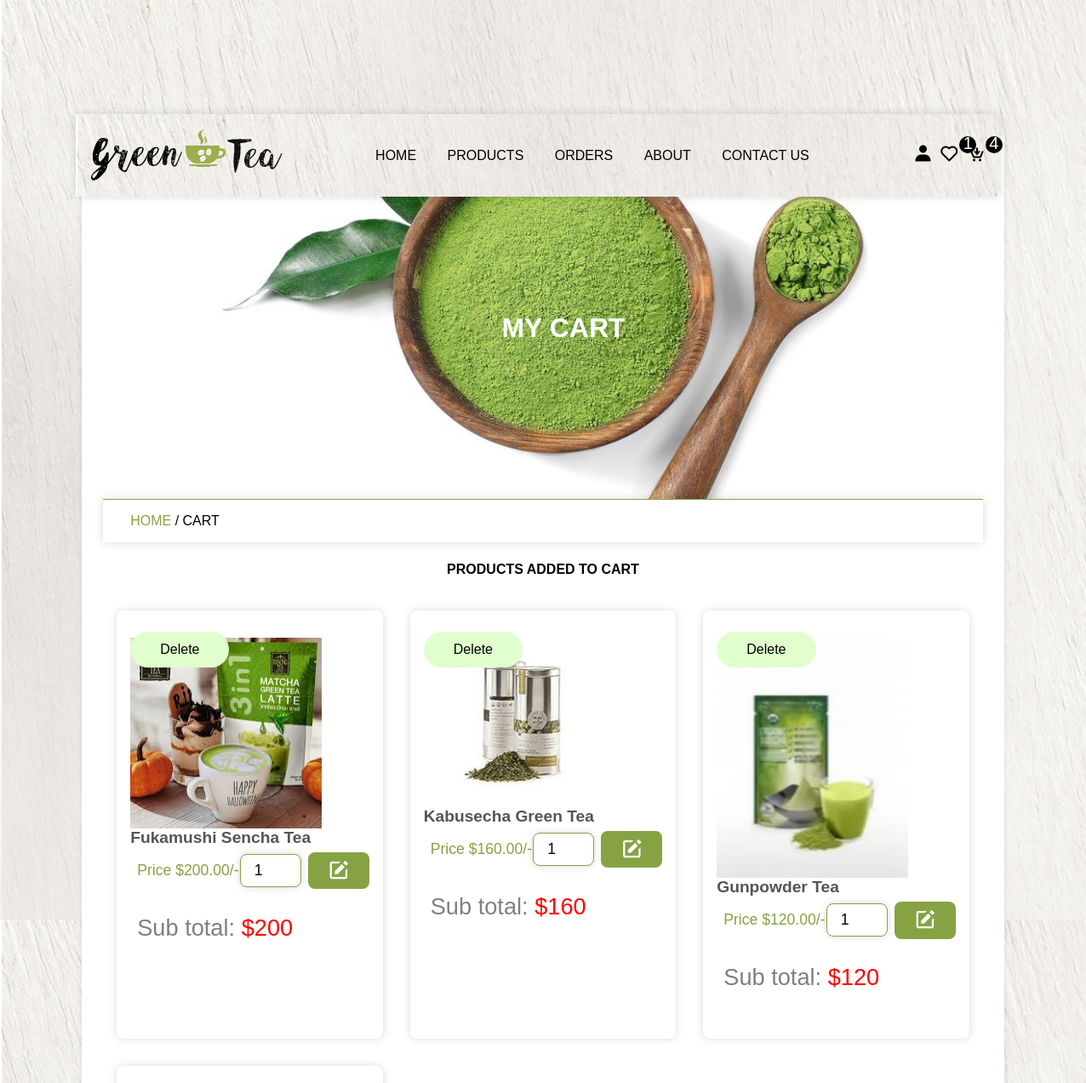
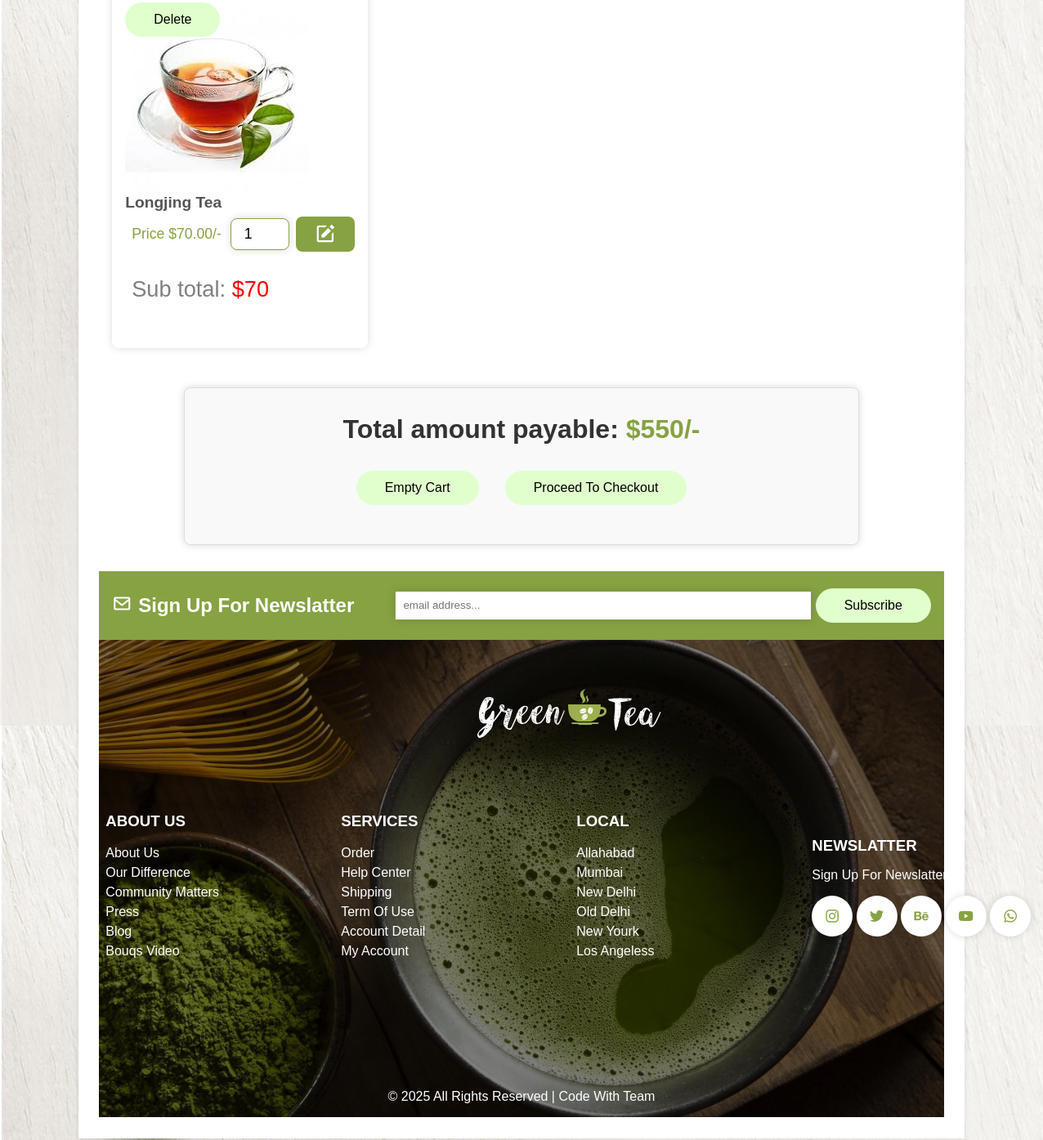
/cart.php (signed in), run on the app's committed database (2 pictures, top to bottom).
### tables this page shows
CREATE TABLE `cart` (
  `id` int(11) NOT NULL,
  `user_id` int(11) NOT NULL,
  `product_id` int(11) NOT NULL,
  `price` decimal(10,2) NOT NULL,
  `qty` int(11) NOT NULL
);

CREATE TABLE `products` (
  `id` int(11) NOT NULL,
  `name` varchar(150) NOT NULL,
  `price` decimal(10,2) NOT NULL,
  `image` varchar(255) DEFAULT NULL,
  `product_detail` varchar(255) DEFAULT NULL
);

### cart.php (the view, shortened to what this page needs)
<?php
include 'components/connection.php';
if (isset($_SESSION['user_id'])) {
    $user_id = $_SESSION['user_id'];
} else {
    $user_id = '';
}
?>
<!DOCTYPE html>
<html lang="en">
<head>
    <link href="https://unpkg.com/boxicons@2.1.4/css/boxicons.min.css" rel="stylesheet">
</head>
<body>
<?php include 'components/header.php'; ?>
<div class="main">
    <div class="banner">
        <h1>My Cart</h1>
    </div>
    <div class="title2">
        <a href="home.php">Home</a><span> / Cart</span>
    </div>
    <section class="products">
        <h1 class="title">Products added to cart</h1>
        <div class="box-container">
            <?php
            $grand_total = 0;
            $select_cart = $conn->prepare("SELECT * FROM cart WHERE user_id = ?");
            $select_cart->execute([$user_id]);
            if ($select_cart->rowCount() > 0) {
                while ($fetch_cart = $select_cart->fetch(PDO::FETCH_ASSOC)) {
                    $select_products = $conn->prepare("SELECT * FROM products WHERE id = ?");
                    $select_products->execute([$fetch_cart['product_id']]);
                    if ($select_products->rowCount() > 0) {
                        $fetch_products = $select_products->fetch(PDO::FETCH_ASSOC);
                        ?>
                        <form method="post" action="" class="box">
                            <img src="img/<?= $fetch_products['image']; ?>" class="img">
                            <h3 class="name"><?= $fetch_products['name']; ?></h3>
                            <div class="flex">
                                <p class="price">Price $<?= $fetch_products['price']; ?>/-</p>
                                <input type="number" name="qty" required min="1" max="99" value="<?= $fetch_cart['qty']; ?>" class="qty">
                                <button type="submit" name="update_cart" class="bx bxs-edit fa-edit"></button>
                            </div>
                            <p class="sub-total">Sub total: <span>$<?= $sub_total = ($fetch_cart['qty'] * $fetch_products['price']); ?></span></p>
                            <button type="submit" name="delete_item" class="btn" onclick="return confirm('Delete this item?')">Delete</button>
                        </form>
                        <?php
                        $grand_total += $sub_total;
                    }
                }
            } else {
                echo '<p class="empty">No products added yet!</p>';
            }
            ?>
        </div>
        <?php if ($grand_total != 0) { ?>
        <div class="cart-total">
            <p>Total amount payable: <span>$<?= $grand_total; ?>/-</span></p>
            <div class="button">
                <form method="post">
                    <button type="submit" name="empty_cart" class="btn" onclick="return confirm('Are you sure to empty your cart?')">Empty Cart</button>
                </form>
                <a href="checkout.php" class="btn">Proceed to checkout</a>
            </div>
        </div>
        <?php } ?>
    </section>
    <?php include 'components/footer.php'; ?>
</body>
</html>

### data on the page
cart: product.image (picture), product.name "Fukamushi Sencha Tea", product.price "200.00", qty "1", $sub_total=($fetch_cart['qty']*$fetch_products['price']) "200"
cart: product.image (picture), product.name "Kabusecha Green Tea", product.price "160.00", qty "1", $sub_total=($fetch_cart['qty']*$fetch_products['price']) "160"
cart: product.image (picture), product.name "Gunpowder Tea", product.price "120.00", qty "1", $sub_total=($fetch_cart['qty']*$fetch_products['price']) "120"
cart: product.image (picture), product.name "Longjing Tea", product.price "70.00", qty "1", $sub_total=($fetch_cart['qty']*$fetch_products['price']) "70"

### other printed values
$total_wishlist_items "1"
$total_cart_items "4"
$grand_total "550"
